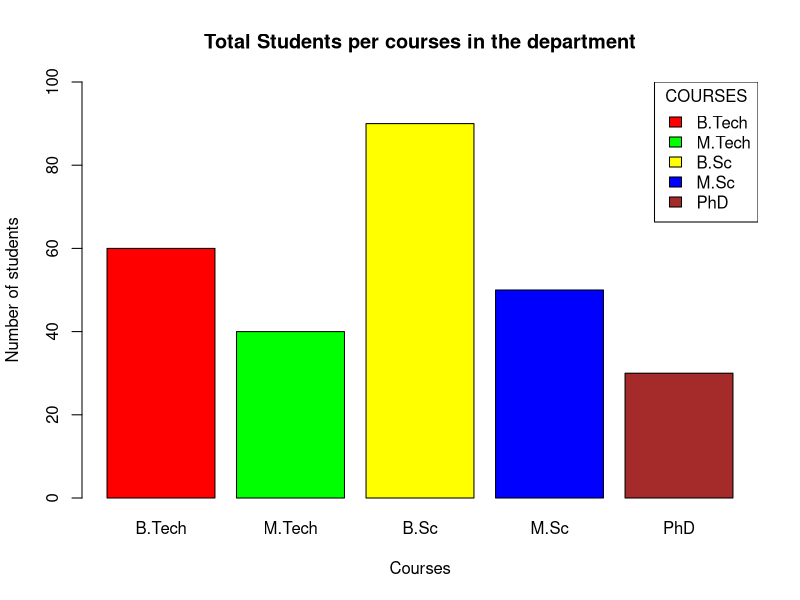
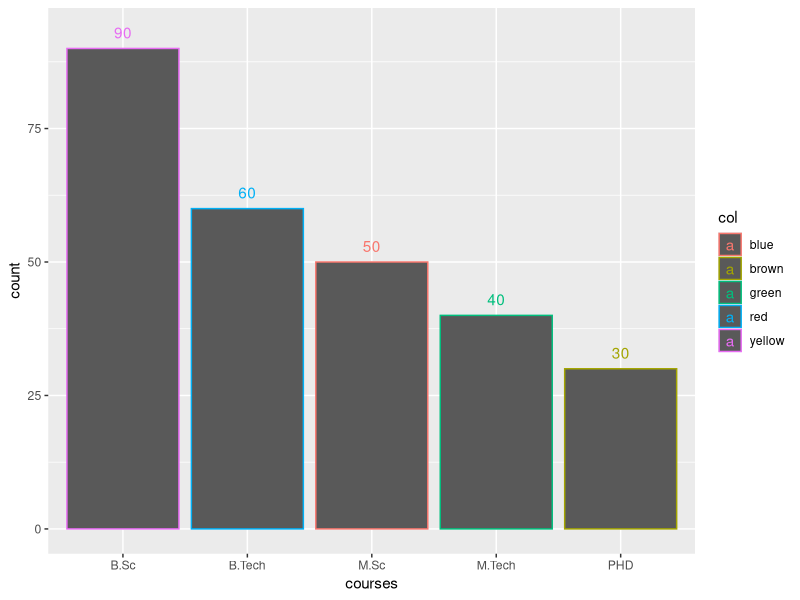
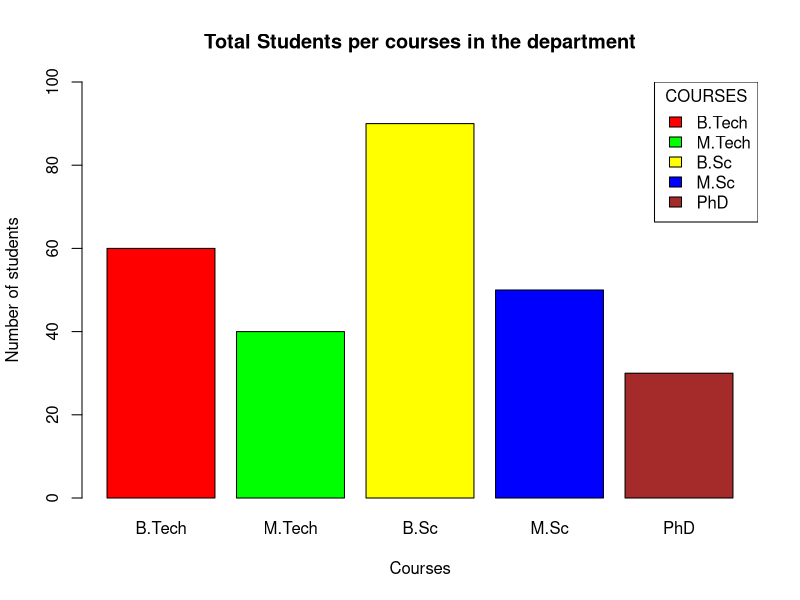

Source code (R) for these figures, in order:
count <-c(60,40,90,50,30) 
courses <-c("B.Tech", "M.Tech", "B.Sc","M.Sc","PhD")

barplot(count,names.arg=courses,xlab="Courses",ylab="Number of students",ylim = c(0,100),col=c("red", "green", "yellow", "blue","brown"),main="Total Students per courses in the department",border="black")
legend("topright",title="COURSES", legend=c("B.Tech", "M.Tech", "B.Sc","M.Sc","PhD"), fill = c("red", "green", "yellow", "blue","brown"))

library("ggplot2")
col=c("red", "green", "yellow", "blue","brown")
sample_data <- data.frame(count = c(60,40,90,50,30),courses <-c("B.Tech", "M.Tech", "B.Sc","M.Sc","PHD"))
plot<-ggplot(sample_data,aes(courses,count,colour = col)) +geom_bar(stat = "identity")+geom_text(aes(label = signif(count)), nudge_y = 3)
plot


count <-c(60,40,90,50,30) 
courses <-c("B.Tech", "M.Tech", "B.Sc","M.Sc","PhD")

barplot(count,names.arg=courses,xlab="Courses",ylab="Number of students",ylim = c(0,100),col=c("red", "green", "yellow", "blue","brown"),main="Total Students per courses in the department",border="black")
legend("topright",title="COURSES",legend=c("B.Tech","M.Tech","B.Sc","M.Sc","PhD"),fill = c("red", "green", "yellow", "blue","brown"))
